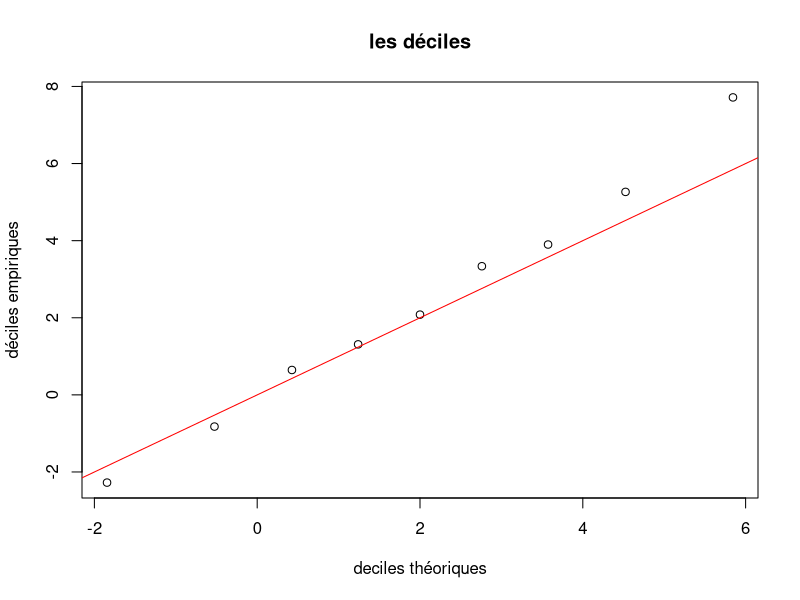
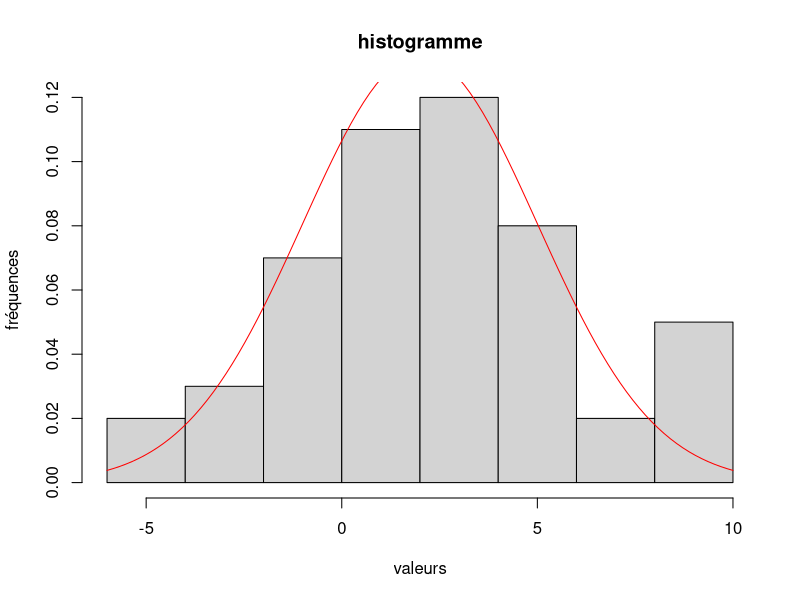

These charts were generated, in order, by the following R code:
# Dans cette partie X est une variable al ́eatoire de loi N (2, 4).

# Exercice 1 : quantiles empiriques ou th ́eoriques
# Le quantile empirique d’ordre α d’un  ́echantillon de n tirages ind ́ependants x1, x2, ..., xn de X est la
# valeur pour laquelle, la proportion des xi qui se trouvent inf ́erieurs ou  ́egaux `a cette valeur, vaut α. Le
# quantile th ́eorique d’ordre α appel ́e quantile (et calcul ́e par la fonction de quantile qnorm()) est la valeur
# telle que la probabilit ́e que X soit inf ́erieur ou  ́egal `a cette valeur, vaille α

# 1. Simuler un  ́echantillon de taille n = 50 de X et l’affecter `a x.

mu <- 2
sigma <- 3
n <- 50

x <- rnorm(n, mu, sigma)

# 2. Calculer les quantiles empiriques d’ordre 10%, 20%, ..., 90% de x (appel ́es aussi les d ́eciles empiriques
# car ils permettent de couper l’ ́echantillon en dix) `a l’aide de la fonction quantile() et en utilisant
# l’option type=1.

demp <- quantile(x, probs = seq(0.1, 0.9, 0.1), type = 1)

# 3. Calculer les quantiles th ́eoriques d’ordre 10%, 20%, ..., 90% de X `a l’aide de la fonction qnorm()

dtheo <- qnorm(seq(0.1, 0.9, 0.1), mu, sigma)

# 4. Faire un graphe des 9 points d’abscisses les d ́eciles et d’ordonn ́ees les d ́eciles empiriques. Ajouter
# la droite y = x. Commentaire

plot(dtheo, demp, main = "les déciles", xlab = "deciles théoriques", ylab = "déciles empiriques")
abline(0, 1, col = "red")

# 5. Faire un histogramme des observations tir ́ees et y superposer la densit ́e de la loi N (2, 4). Commen-
# taire.

hist(x, main = "histogramme", xlab = "valeurs", ylab = "fréquences", freq = FALSE)
curve(dnorm(x, mu, sigma), col = "red", add = TRUE)

# 6. Calculer les quantiles empiriques d’ordre 1/(n + 1), 2/(n + 1), ...., n/(n + 1) de x. Les comparer aux
# valeurs ordonn ́ees de l’ ́echantillon que l’on obtiendra avec la commande sort(x).

emp <- quantile(x, probs = seq(1/(n+1), n/(n+1), 1/(n+1)), type = 1)
sort(x)
